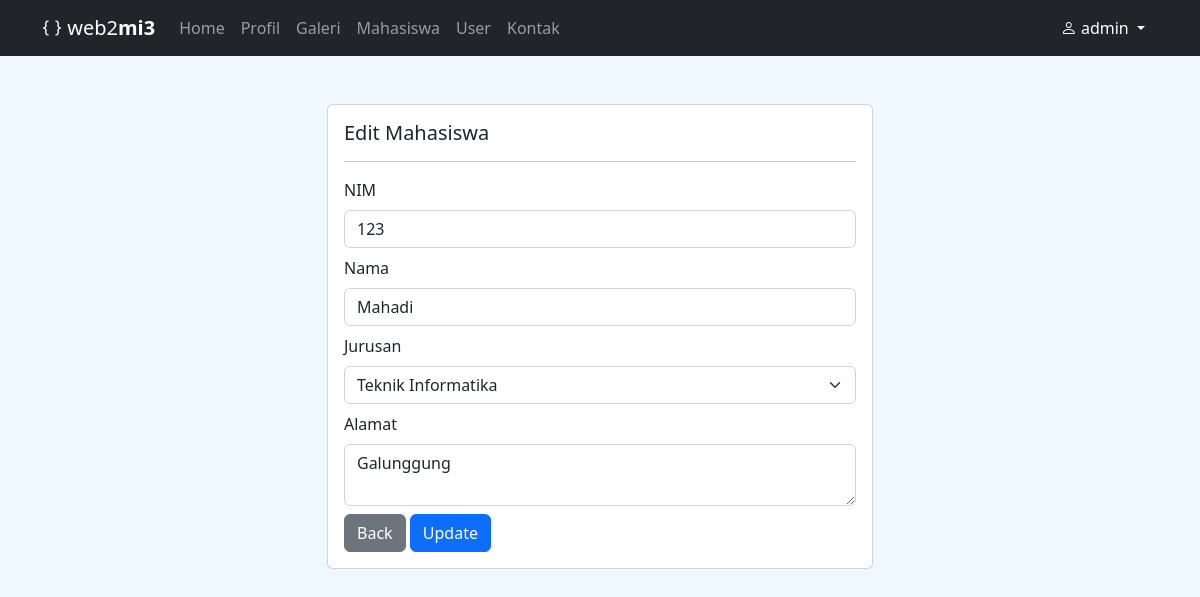
Screenshot of /index.php?page=mahasiswa_edit&nim=123 (signed in) with the database file from the repository.
### tables this page shows
CREATE TABLE `mahasiswa` (
  `nim` varchar(100) NOT NULL,
  `nama` varchar(200) NOT NULL,
  `jurusan` varchar(200) NOT NULL,
  `alamat` varchar(200) NOT NULL
);

### content/mahasiswa_edit.php (the view, shortened to what this page needs)
<?php if (isset($_GET['nim'])) : ?>
    <?php
    $nim = $_GET['nim'];
    $sql = $con->query("SELECT * FROM mahasiswa WHERE nim = '$nim'");
    $data = $sql->fetch();
    ?>
    <div class="row">
        <div class="col-6 mx-auto">
            <div class="card">
                <div class="card-body">
                    <h5 class="card-title">Edit Mahasiswa</h5>
                    <hr>
                    <form action="index.php?page=mahasiswa_update" method="POST">
                        <div class="mb-2">
                            <label for="" class="form-label">NIM</label>
                            <input type="text" class="form-control" name="nim" value="<?= $data['nim'] ?>" placeholder="Masukan NIM.." readonly>
                        </div>
                        <div class="mb-2">
                            <label for="" class="form-label">Nama</label>
                            <input type="text" class="form-control" name="nama" value="<?= $data['nama'] ?>" placeholder="Masukan Nama..">
                        </div>
                        <div class="mb-2">
                            <label for="" class="form-label">Jurusan</label>
                            <select name="jurusan" class="form-select">
                                <option <?= ($data['jurusan'] == "Teknik Informatika" ? "selected" : "") ?>>Teknik Informatika</option>
                            </select>
                        </div>
                        <div class="mb-2">
                            <label for="" class="form-label">Alamat</label>
                            <textarea name="alamat" class="form-control" placeholder="Masukan Alamat.."><?= $data['alamat'] ?></textarea>
                        </div>
                        <div class="mt-2">
                            <a href="index.php?page=mahasiswa" class="btn btn-secondary">Back</a>
                            <button type="submit" class="btn btn-primary">Update</button>
                        </div>
                    </form>
                </div>
            </div>
        </div>
    </div>
<?php endif; ?>

### index.php (style rules this page uses)
body { background-color: aliceblue; }

### rows the page displays
mahasiswa: nim "123", nama "Mahadi", jurusan "Teknik Informatika", alamat "Galunggung"

### other values shown
$user "admin"
